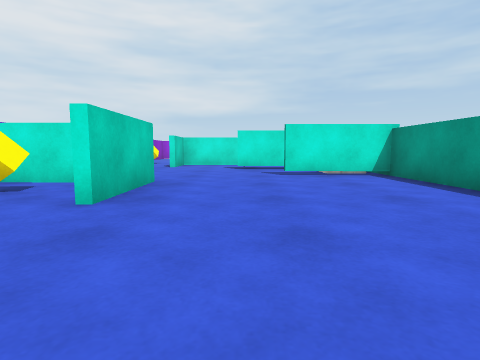
View 1 (above)

24 first-person views from a walk through a Unity game level. The camera is 0.63 m above the floor, tilts 6° down and sees 80° across. The floor is counted in squares, 1 m on a side. Each view is taken from the middle of a square. On the plan, view 1 faces up. The plan holds only what a view shows up to about 9 squares ahead; the rest is blank. The place goes on beyond the plan. Surface patterns are stand-ins for the level's own textures.

View 2
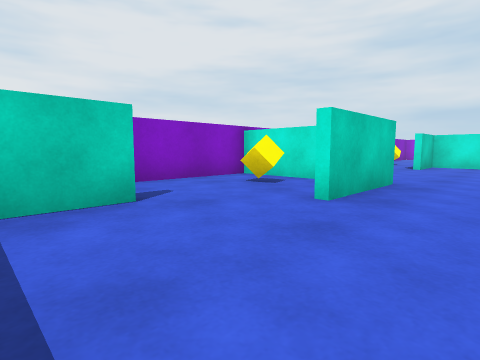

View 3
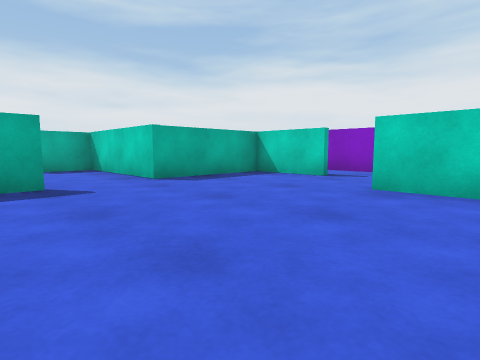

View 4
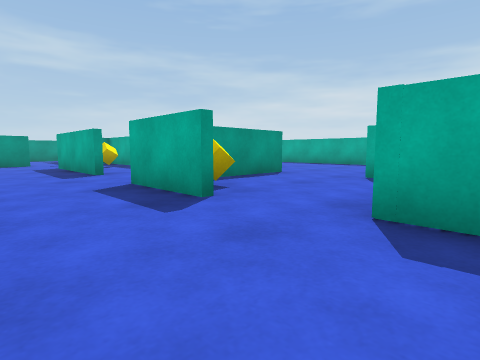

View 5
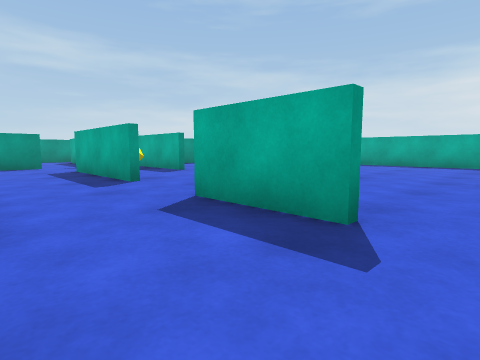

View 6
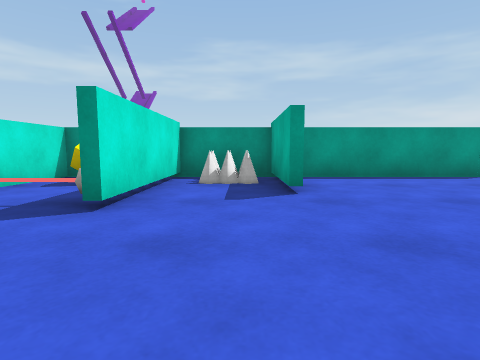

View 7
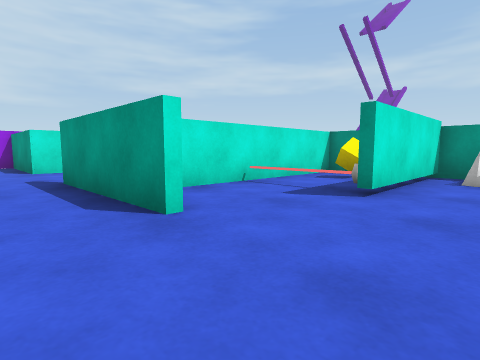

View 8
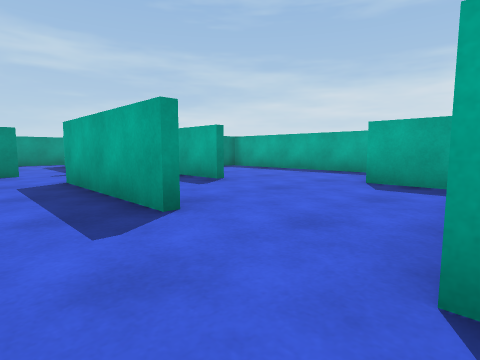

View 9
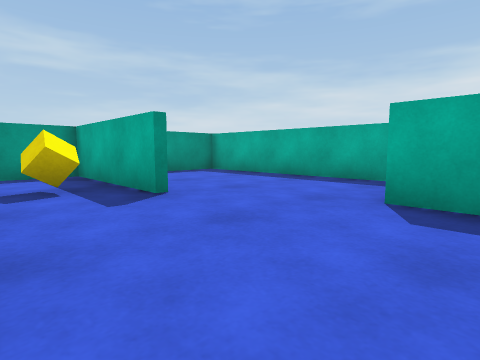

View 10
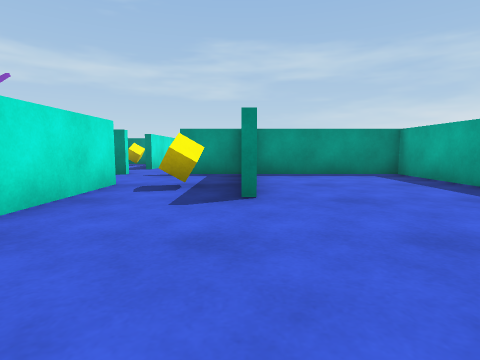

View 11
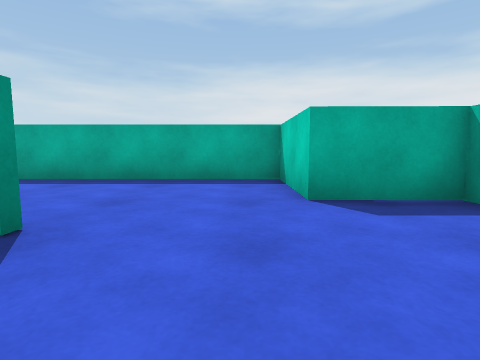

View 12
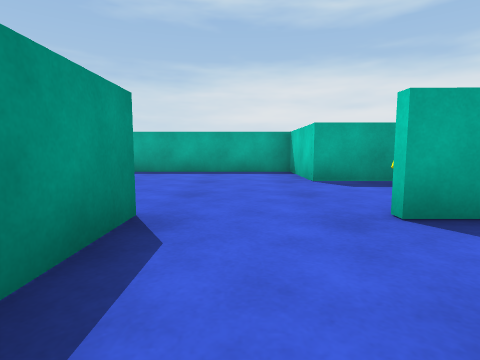

View 13
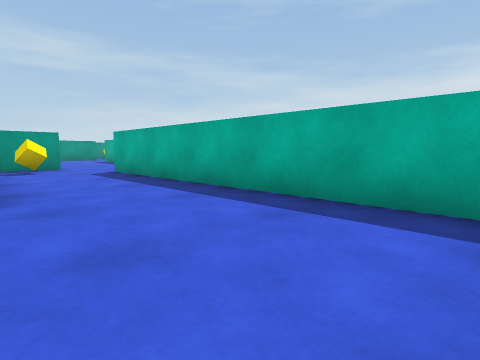

View 14
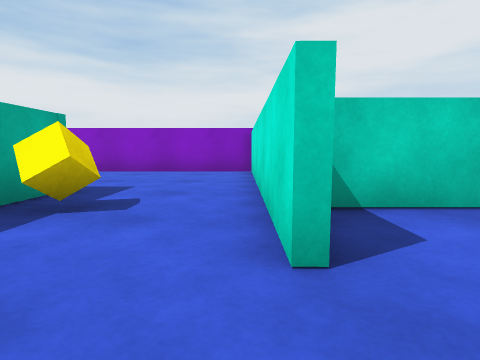

View 15
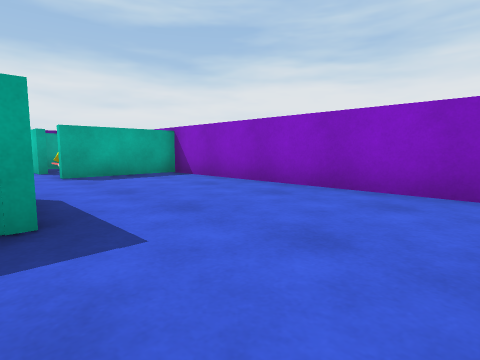

View 16
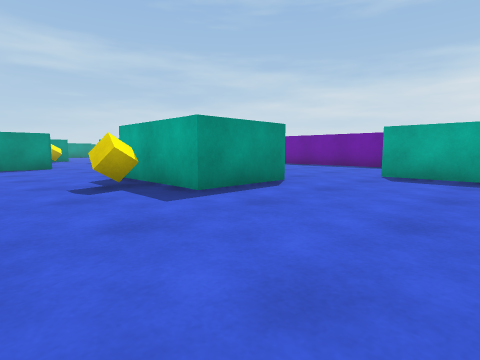

View 17
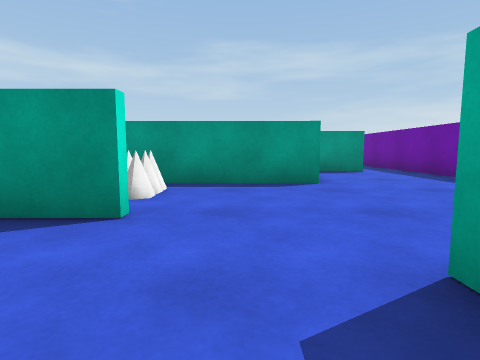

View 18
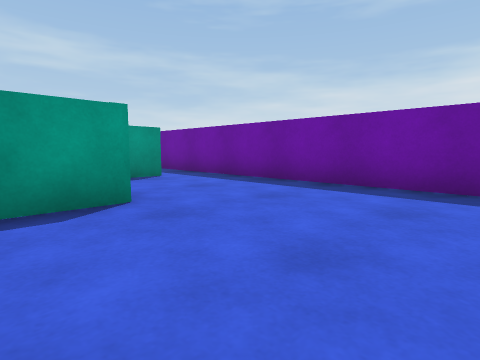

View 19
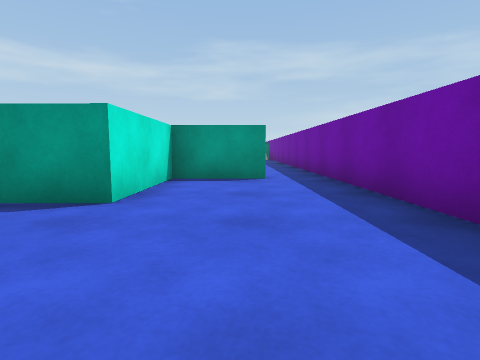

View 20
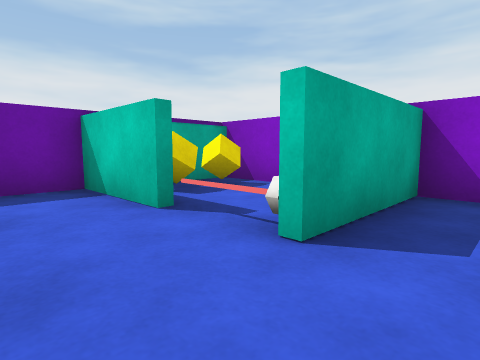

View 21
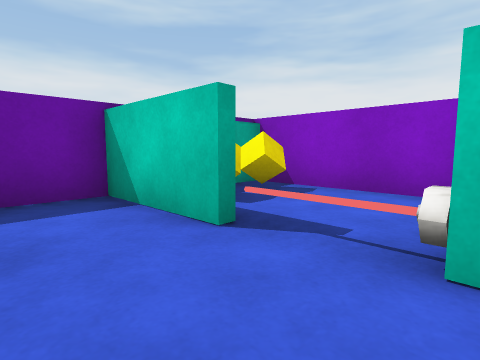

View 22
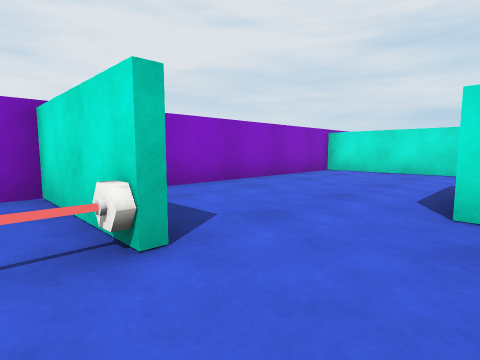

View 23
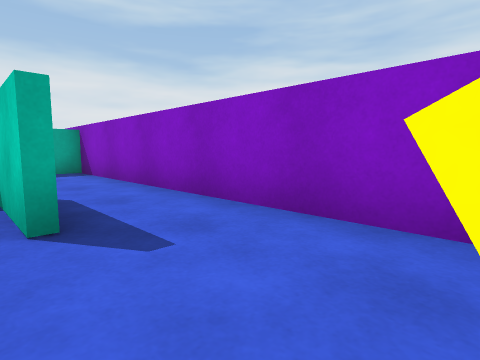

View 24
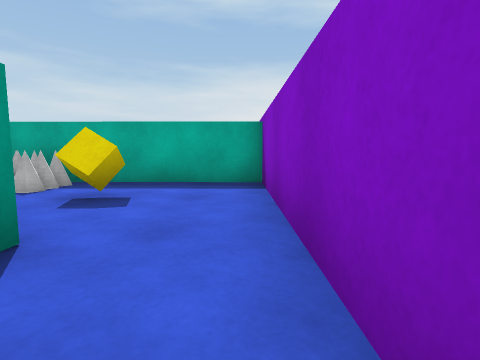

### Floor plan
Ten units are one square. View 1 is at (0, 0); x grows to the right and y downward. Boxes are objects, and circles mark ways between rooms. Rooms are numbered by the first view taken in them; rooms with no view inside come last. Other rooms are left out.
<svg viewBox="-60 -126 189 291">
<path fill="none" stroke="#000" d="M-17 -58 -17 -33M11 -73 36 -73M-31 -56 -54 -56 -54 6M-33 -16 -33 6 0 7 0 45 16 45M37 -22 37 -94 3 -94M19 3 43 3M37 -71 11 -71M37 -111 37 -121 -13 -121M16 47 -7 47M40 47 40 21M-4 77 15 77M41 45 61 46 61 71 124 71 124 34M59 70 59 59M15 77 15 103 105 103M124 85 124 79M-14 100 -14 77 -4 77M-24 47 -54 47 -54 121M-54 120 -25 120M-25 137 -25 160 34 160M43 146 43 125 13 125 13 105M-54 6 -54 45 -25 45M-26 122 -54 122M-54 121 -54 158 -40 158M103 7 77 7M87 30 124 31 124 16M13 105 13 95"/>
<rect x="-45" y="-45" width="10" height="10" fill="#bbb"><title>other object</title></rect>
<rect x="-5" y="65" width="10" height="10" fill="#bbb"><title>other object</title></rect>
<rect x="-5" y="-105" width="10" height="10" fill="#bbb"><title>other object</title></rect>
<rect x="25" y="5" width="10" height="10" fill="#bbb"><title>other object</title></rect>
<rect x="25" y="-85" width="10" height="10" fill="#bbb"><title>other object</title></rect>
<rect x="25" y="-115" width="10" height="10" fill="#bbb"><title>other object</title></rect>
<rect x="105" y="75" width="10" height="10" fill="#bbb"><title>other object</title></rect>
<rect x="-35" y="25" width="10" height="10" fill="#bbb"><title>other object</title></rect>
<rect x="-25" y="25" width="20" height="20" fill="#bbb"><title>other object</title></rect>
<rect x="-55" y="145" width="10" height="10" fill="#bbb"><title>other object</title></rect>
<rect x="-45" y="145" width="10" height="10" fill="#bbb"><title>other object</title></rect>
<rect x="-35" y="125" width="10" height="10" fill="#bbb"><title>other object</title></rect>
<rect x="95" y="15" width="10" height="10" fill="#bbb"><title>other object</title></rect>
<rect x="-5" y="85" width="20" height="20" fill="#bbb"><title>other object</title></rect>
<circle cx="25" cy="55" r="3" fill="#2a7"/>
<circle cx="5" cy="65" r="3" fill="#2a7"/>
<circle cx="-50" cy="0" r="3" fill="#2a7"/>
<circle cx="95" cy="20" r="3" fill="#2a7"/>
<circle cx="-20" cy="115" r="3" fill="#2a7"/>
<circle cx="-30" cy="130" r="3" fill="#2a7"/>
<text x="0" y="-40">1</text>
<text x="80" y="40">2</text>
<text x="60" y="80">3</text>
<text x="-30" y="80">4</text>
<text x="0" y="140">5</text>
<text x="-30" y="20">6</text>
<text x="-40" y="140">7</text>
<text x="110" y="20">8</text>
<text x="0" y="90">9</text>
</svg>
Room 1 opens to room 3. Room 1 opens to room 4. Room 1 opens to room 6. Room 2 opens to room 8. Room 4 opens to room 5. Room 5 opens to room 7.

Where each view was taken, in squares from view 1:
view 1: 0 up, 0 right, facing up
view 2: 0 up, 0 right, facing up-left
view 3: 5 up, 3 right, facing down-left
view 4: 2 up, 1 left, facing down-right
view 5: 2 up, 1 right, facing down-right
view 6: 8 up, 3 left, facing right
view 7: 8 up, 4 left, facing up-right
view 8: 1 up, 4 right, facing down-right
view 9: 1 down, 5 right, facing down-right
view 10: 3 down, 5 right, facing right
view 11: 1 down, 7 right, facing down
view 12: 2 down, 3 right, facing down
view 13: 7 down, 2 right, facing down-right
view 14: 5 down, 3 right, facing left
view 15: 5 down, 1 left, facing down-left
view 16: 5 down, 5 left, facing down-right
view 17: 11 down, 4 left, facing right
view 18: 11 down, 2 left, facing down-right
view 19: 14 down, 2 left, facing right
view 20: 11 down, 1 left, facing down-left
view 21: 12 down, 1 left, facing down-left
view 22: 13 down, 1 left, facing up-left
view 23: 4 up, 3 left, facing down-left
view 24: 1 up, 5 left, facing down
